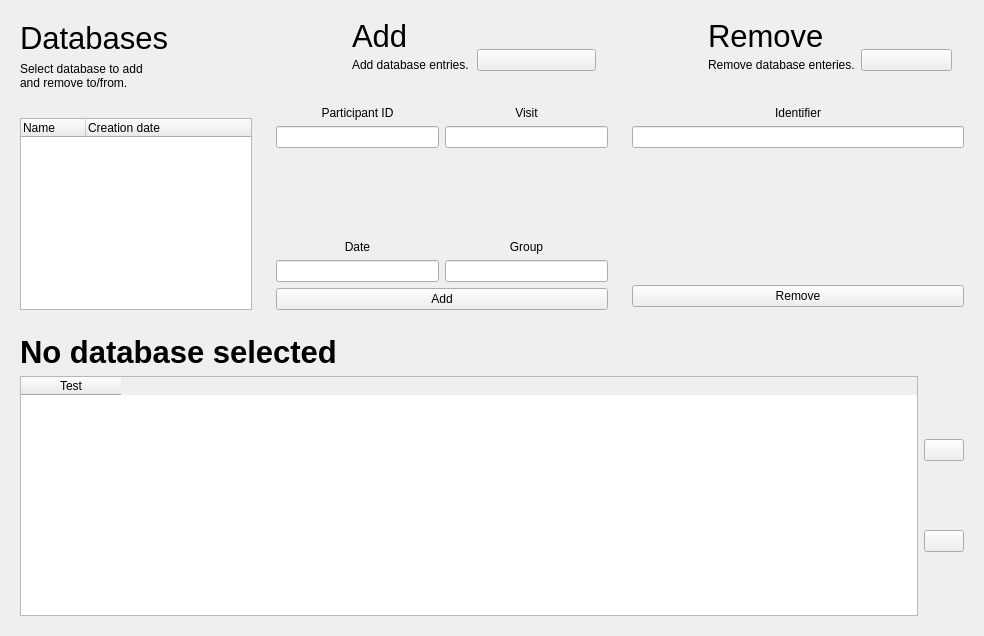
           <widget class="QWidget" name="page_add">
            <layout class="QVBoxLayout" name="verticalLayout_5">
             <item>
              <layout class="QHBoxLayout" name="layout_level_1__4">
               <item>
                <widget class="QCard" name="card_databaseView">
                 <property name="maximumSize">
                  <size>
                   <width>250</width>
                   <height>350</height>
                  </size>
                 </property>
                 <property name="frameShape">
                  <enum>QFrame::NoFrame</enum>
                 </property>
                 <property name="frameShadow">
                  <enum>QFrame::Raised</enum>
                 </property>
                 <layout class="QVBoxLayout" name="verticalLayout_6">
                  <item>
                   <widget class="QLabel" name="txt_databases__text_xl2">
                    <property name="font">
                     <font>
                      <pointsize>23</pointsize>
                     </font>
                    </property>
                    <property name="text">
                     <string>Databases</string>
                    </property>
                   </widget>
                  </item>
                  <item>
                   <widget class="QLabel" name="txt_databaseSubtitle__text_base">
                    <property name="minimumSize">
                     <size>
                      <width>0</width>
                      <height>50</height>
                     </size>
                    </property>
                    <property name="text">
                     <string>Select database to add 
and remove to/from.</string>
                    </property>
                    <property name="alignment">
                     <set>Qt::AlignLeading|Qt::AlignLeft|Qt::AlignTop</set>
                    </property>
                   </widget>
                  </item>
                  <item>
                   <widget class="QTreeWidget" name="tree_databaseViewAdd">
                    <attribute name="headerDefaultSectionSize">
                     <number>65</number>
                    </attribute>
                    <column>
                     <property name="text">
                      <string>Name</string>
                     </property>
                    </column>
                    <column>
                     <property name="text">
                      <string>Creation date</string>
                     </property>
                    </column>
                   </widget>
                  </item>
                 </layout>
                </widget>
               </item>
               <item>
                <widget class="QCard" name="card_add">
                 <property name="minimumSize">
                  <size>
                   <width>350</width>
                   <height>0</height>
                  </size>
                 </property>
                 <property name="maximumSize">
                  <size>
                   <width>16777215</width>
                   <height>350</height>
                  </size>
                 </property>
                 <property name="frameShape">
                  <enum>QFrame::NoFrame</enum>
                 </property>
                 <property name="frameShadow">
                  <enum>QFrame::Raised</enum>
                 </property>
                 <layout class="QVBoxLayout" name="verticalLayout_16">
                  <item>
                   <layout class="QHBoxLayout" name="layout_level_2__5">
                    <property name="rightMargin">
                     <number>12</number>
                    </property>
                    <item>
                     <widget class="QLabel" name="figure_add">
                      <property name="minimumSize">
                       <size>
                        <width>70</width>
                        <height>80</height>
                       </size>
                      </property>
                      <property name="maximumSize">
                       <size>
                        <width>70</width>
                        <height>80</height>
                       </size>
                      </property>
                      <property name="text">
                       <string/>
                      </property>
                      <property name="pixmap">
                       <pixmap resource="../graphics/icons.qrc">:/figures/figures/add.png</pixmap>
                      </property>
                     </widget>
                    </item>
                    <item>
                     <layout class="QVBoxLayout" name="layout_level_3__4">
                      <item>
                       <widget class="QLabel" name="txt_addData__text_xl2">
                        <property name="maximumSize">
                         <size>
                          <width>16777215</width>
                          <height>30</height>
                         </size>
                        </property>
                        <property name="font">
                         <font>
                          <pointsize>23</pointsize>
                         </font>
                        </property>
                        <property name="text">
                         <string>Add</string>
                        </property>
                       </widget>
                      </item>
                      <item>
                       <widget class="QLabel" name="txt_addSubtitle__text_base">
                        <property name="sizePolicy">
                         <sizepolicy hsizetype="Preferred" vsizetype="Fixed">
                          <horstretch>0</horstretch>
                          <verstretch>0</verstretch>
                         </sizepolicy>
                        </property>
                        <property name="maximumSize">
                         <size>
                          <width>16777215</width>
                          <height>40</height>
                         </size>
                        </property>
                        <property name="text">
                         <string>Add database entries.</string>
                        </property>
                        <property name="alignment">
                         <set>Qt::AlignLeading|Qt::AlignLeft|Qt::AlignTop</set>
                        </property>
                       </widget>
                      </item>
                     </layout>
                    </item>
                    <item>
                     <widget class="QSmallButton" name="btn_prefAdd__btn_small">
                      <property name="text">
                       <string/>
                      </property>
                      <property name="icon">
                       <iconset>
                        <normaloff>:/icons_white/graphics/white_icons/settings-white-18dp.svg</normaloff>:/icons_white/graphics/white_icons/settings-white-18dp.svg</iconset>
                      </property>
                      <property name="iconSize">
                       <size>
                        <width>24</width>
                        <height>24</height>
                       </size>
                      </property>
                     </widget>
                    </item>
                   </layout>
                  </item>
                  <item>
                   <layout class="QHBoxLayout" name="layout_level_2__6">
                    <item>
                     <layout class="QVBoxLayout" name="layout_level_3__6">
                      <item>
                       <widget class="QLabel" name="txt_participantID__text_lg">
                        <property name="text">
                         <string>Participant ID</string>
                        </property>
                        <property name="alignment">
                         <set>Qt::AlignCenter</set>
                        </property>
                       </widget>
                      </item>
                      <item>
                       <widget class="QLineEdit" name="input_participantID"/>
                      </item>
                      <item>
                       <spacer name="verticalSpacer_5">
                        <property name="orientation">
                         <enum>Qt::Vertical</enum>
                        </property>
                        <property name="sizeHint" stdset="0">
                         <size>
                          <width>20</width>
                          <height>40</height>
                         </size>
                        </property>
                       </spacer>
                      </item>
                      <item>
                       <widget class="QLabel" name="txt_date__text_lg">
                        <property name="text">
                         <string>Date</string>
                        </property>
                        <property name="alignment">
                         <set>Qt::AlignCenter</set>
                        </property>
                       </widget>
                      </item>
                      <item>
                       <widget class="QLineEdit" name="input_date"/>
                      </item>
                     </layout>
                    </item>
                    <item>
                     <layout class="QVBoxLayout" name="layout_level_3__5">
                      <item>
                       <widget class="QLabel" name="txt_visit__text_lg">
                        <property name="text">
                         <string>Visit</string>
                        </property>
                        <property name="alignment">
                         <set>Qt::AlignCenter</set>
                        </property>
                       </widget>
                      </item>
                      <item>
                       <widget class="QLineEdit" name="input_visit"/>
                      </item>
                      <item>
                       <spacer name="verticalSpacer_6">
                        <property name="orientation">
                         <enum>Qt::Vertical</enum>
                        </property>
                        <property name="sizeHint" stdset="0">
                         <size>
                          <width>20</width>
                          <height>40</height>
                         </size>
                        </property>
                       </spacer>
                      </item>
                      <item>
                       <widget class="QLabel" name="txt_group__text_lg">
                        <property name="text">
                         <string>Group</string>
                        </property>
                        <property name="alignment">
                         <set>Qt::AlignCenter</set>
                        </property>
                       </widget>
                      </item>
                      <item>
                       <widget class="QLineEdit" name="input_group"/>
                      </item>
                     </layout>
                    </item>
                   </layout>
                  </item>
                  <item>
                   <widget class="QMediumButton" name="btn_add__btn_med">
                    <property name="text">
                     <string>Add</string>
                    </property>
                   </widget>
                  </item>
                 </layout>
                </widget>
               </item>
               <item>
                <widget class="QCard" name="card_delete">
                 <property name="minimumSize">
                  <size>
                   <width>350</width>
                   <height>0</height>
                  </size>
                 </property>
                 <property name="maximumSize">
                  <size>
                   <width>16777215</width>
                   <height>350</height>
                  </size>
                 </property>
                 <property name="frameShape">
                  <enum>QFrame::NoFrame</enum>
                 </property>
                 <property name="frameShadow">
                  <enum>QFrame::Raised</enum>
                 </property>
                 <layout class="QVBoxLayout" name="verticalLayout_19">
                  <property name="bottomMargin">
                   <number>12</number>
                  </property>
                  <item>
                   <layout class="QHBoxLayout" name="layout_level_1__5">
                    <property name="rightMargin">
                     <number>12</number>
                    </property>
                    <item>
                     <widget class="QLabel" name="figure_remove">
                      <property name="minimumSize">
                       <size>
                        <width>70</width>
                        <height>80</height>
                       </size>
                      </property>
                      <property name="maximumSize">
                       <size>
                        <width>70</width>
                        <height>80</height>
                       </size>
                      </property>
                      <property name="text">
                       <string/>
                      </property>
                      <property name="pixmap">
                       <pixmap resource="../graphics/icons.qrc">:/figures/figures/remove.png</pixmap>
                      </property>
                     </widget>
                    </item>
                    <item>
                     <layout class="QVBoxLayout" name="layout_level_2__7">
                      <item>
                       <widget class="QLabel" name="txt_removeData__text_xl2_2">
                        <property name="maximumSize">
                         <size>
                          <width>16777215</width>
                          <height>30</height>
                         </size>
                        </property>
                        <property name="font">
                         <font>
                          <pointsize>23</pointsize>
                         </font>
                        </property>
                        <property name="text">
                         <string>Remove</string>
                        </property>
                       </widget>
                      </item>
                      <item>
                       <widget class="QLabel" name="txt_removeSubtitle__text_base">
                        <property name="sizePolicy">
                         <sizepolicy hsizetype="Preferred" vsizetype="Fixed">
                          <horstretch>0</horstretch>
                          <verstretch>0</verstretch>
                         </sizepolicy>
                        </property>
                        <property name="maximumSize">
                         <size>
                          <width>16777215</width>
                          <height>40</height>
                         </size>
                        </property>
                        <property name="text">
                         <string>Remove database enteries.</string>
                        </property>
                        <property name="alignment">
                         <set>Qt::AlignLeading|Qt::AlignLeft|Qt::AlignTop</set>
                        </property>
                       </widget>
                      </item>
                     </layout>
                    </item>
                    <item>
                     <widget class="QSmallButton" name="btn_prefAdd__btn_small_2">
                      <property name="text">
                       <string/>
                      </property>
                      <property name="icon">
                       <iconset>
                        <normaloff>:/icons_white/graphics/white_icons/settings-white-18dp.svg</normaloff>:/icons_white/graphics/white_icons/settings-white-18dp.svg</iconset>
                      </property>
                      <property name="iconSize">
                       <size>
                        <width>24</width>
                        <height>24</height>
                       </size>
                      </property>
                     </widget>
                    </item>
                   </layout>
                  </item>
                  <item>
                   <layout class="QVBoxLayout" name="layout_level_1__6">
                    <item>
                     <widget class="QLabel" name="txt_participantID__text_lg_2">
                      <property name="text">
                       <string>Identifier</string>
                      </property>
                      <property name="alignment">
                       <set>Qt::AlignCenter</set>
                      </property>
                     </widget>
                    </item>
                    <item>
                     <widget class="QLineEdit" name="input_identifier"/>
                    </item>
                    <item>
                     <spacer name="verticalSpacer_7">
                      <property name="orientation">
                       <enum>Qt::Vertical</enum>
                      </property>
                      <property name="sizeHint" stdset="0">
                       <size>
                        <width>20</width>
                        <height>40</height>
                       </size>
                      </property>
                     </spacer>
                    </item>
                   </layout>
                  </item>
                  <item>
                   <widget class="QMediumButton" name="btn_remove__btn_med">
                    <property name="text">
                     <string>Remove</string>
                    </property>
                   </widget>
                  </item>
                 </layout>
                </widget>
               </item>
              </layout>
             </item>
             <item>
              <widget class="QCard" name="card_databaseTable">
               <property name="sizePolicy">
                <sizepolicy hsizetype="Expanding" vsizetype="Expanding">
                 <horstretch>0</horstretch>
                 <verstretch>0</verstretch>
                </sizepolicy>
               </property>
               <property name="minimumSize">
                <size>
                 <width>0</width>
                 <height>300</height>
                </size>
               </property>
               <property name="frameShape">
                <enum>QFrame::NoFrame</enum>
               </property>
               <property name="frameShadow">
                <enum>QFrame::Raised</enum>
               </property>
               <layout class="QVBoxLayout" name="verticalLayout_20">
                <item>
                 <widget class="QTextOutput" name="output_database_selection_2">
                  <property name="font">
                   <font>
                    <pointsize>23</pointsize>
                    <weight>75</weight>
                    <bold>true</bold>
                   </font>
                  </property>
                  <property name="text">
                   <string>No database selected</string>
                  </property>
                 </widget>
                </item>
                <item>
                 <layout class="QHBoxLayout" name="layout_level_1__3">
                  <item>
                   <widget class="QTableWidget" name="table_database">
                    <property name="maximumSize">
                     <size>
                      <width>16777215</width>
                      <height>16777215</height>
                     </size>
                    </property>
                    <column>
                     <property name="text">
                      <string>Test</string>
                     </property>
                    </column>
                   </widget>
                  </item>
                  <item>
                   <layout class="QVBoxLayout" name="layout_level_2__4">
                    <item>
                     <widget class="QSmallButton" name="btn_deleteEntry__btn_small">
                      <property name="text">
                       <string/>
                      </property>
                      <property name="icon">
                       <iconset resource="../graphics/icons.qrc">
                        <normaloff>:/white_icons/white_icons/delete-white-18dp.svg</normaloff>:/white_icons/white_icons/delete-white-18dp.svg</iconset>
                      </property>
                      <property name="iconSize">
                       <size>
                        <width>24</width>
                        <height>24</height>
                       </size>
                      </property>
                     </widget>
                    </item>
                    <item>
                     <widget class="QSmallButton" name="btn_refresh__btn_small_2">
                      <property name="text">
                       <string/>
                      </property>
                      <property name="icon">
                       <iconset resource="../graphics/icons.qrc">
                        <normaloff>:/white_icons/white_icons/refresh-white-18dp.svg</normaloff>:/white_icons/white_icons/refresh-white-18dp.svg</iconset>
                      </property>
                      <property name="iconSize">
                       <size>
                        <width>24</width>
                        <height>24</height>
                       </size>
                      </property>
                     </widget>
                    </item>
                   </layout>
                  </item>
                 </layout>
                </item>
               </layout>
              </widget>
             </item>
            </layout>
           </widget>
